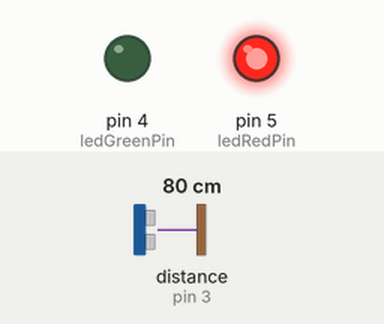
A sketch run on a simulated Arduino Uno, built with avr-gcc and run on an emulated ATmega328P. On the bench: output pins drawn as LEDs (lit = HIGH). Wiring (inferred from the names in the program): ultrasonic range finder: trigger pin 2; echo pin 3. The inputs (shaded band) are chosen by the test bench; at power-on: distance to the obstacle (sensor on pin 3) 80 cm. The echo pulse lasts 58.3 µs per cm; pins used as bus, display or sensor lines are not drawn.

Above: at 1.2 s.
1.3 s: distance to the obstacle (sensor on pin 3) set to 23 cm
2.8 s: distance to the obstacle (sensor on pin 3) set to 18 cm
At 3.2 s:
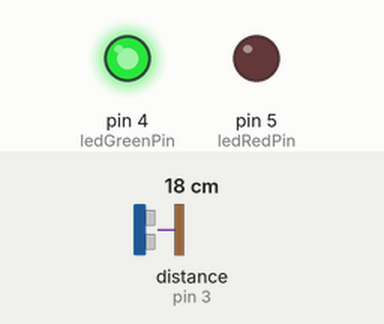
4.3 s: distance to the obstacle (sensor on pin 3) set to 35 cm
At 5.5 s:
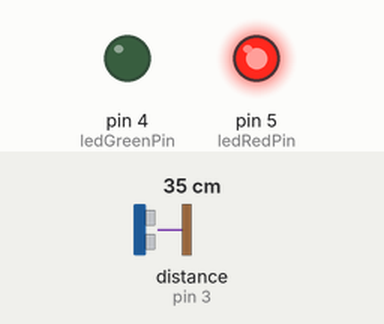
5.8 s: distance to the obstacle (sensor on pin 3) set to 2 cm
At 6.9 s:
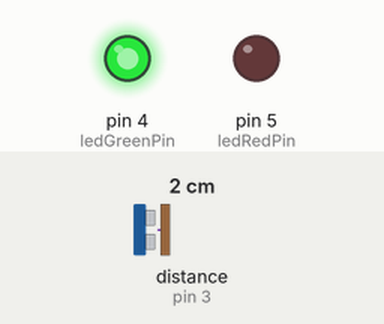
Timing chart, 0 to 8.3 s (numbered marks = the images above; inputs shaded):
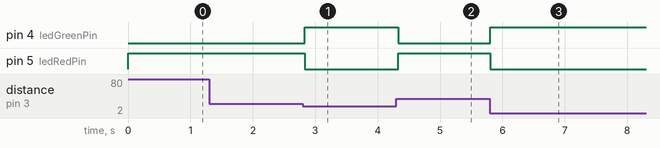

Measured:
- the behaviour switches between 21 and 20 cm on distance to the obstacle (sensor on pin 3) (found by bisection; images 0 and 1)
- after the input at 1.3 s, every drawn part: stays the same
- after the input at 2.8 s, pin 4 (ledGreenPin): LOW → HIGH at once; pin 5 (ledRedPin): HIGH → LOW at once
- after the input at 4.3 s, pin 4 (ledGreenPin): HIGH → LOW at once; pin 5 (ledRedPin): LOW → HIGH at once
- after the input at 5.8 s, pin 4 (ledGreenPin): LOW → HIGH at once; pin 5 (ledRedPin): HIGH → LOW at once

The sketch:

distance_sensor.ino
```cpp
int trigPin = 2;
int echoPin = 3;
int ledGreenPin = 4;
int ledRedPin = 5;

int maximumRange = 20; // Maximum range needed
int minimumRange = 0; // Minimum range needed
long duration, distance; // Duration used to calculate distance

void setup() {
 pinMode(trigPin, OUTPUT);
 pinMode(echoPin, INPUT);
 pinMode(ledGreenPin, OUTPUT);
 pinMode(ledRedPin, OUTPUT);
}

void loop() {
 /* The following trigPin/echoPin cycle is used to determine the
 distance of the nearest object by bouncing soundwaves off of it. */
 digitalWrite(trigPin, LOW);
 delayMicroseconds(2);

 digitalWrite(trigPin, HIGH);
 delayMicroseconds(10);

 digitalWrite(trigPin, LOW);
 duration = pulseIn(echoPin, HIGH);

 //Calculate the distance (in cm) based on the speed of sound.
 distance = duration/58.2;

 if (distance >= maximumRange)
 {
   /* Send a negative number to computer and Turn LED ON
   to indicate "out of range" */
   Serial.println("-1");
   digitalWrite(ledRedPin, HIGH);
   digitalWrite(ledGreenPin, LOW);
 }
 else
 {
   /* Send the distance to the computer using Serial protocol, and
   turn LED OFF to indicate successful reading. */
   Serial.println(distance);
   digitalWrite(ledRedPin, LOW);
   digitalWrite(ledGreenPin, HIGH);
 }

 //Delay 50ms before next reading.
 delay(50);
}
```
